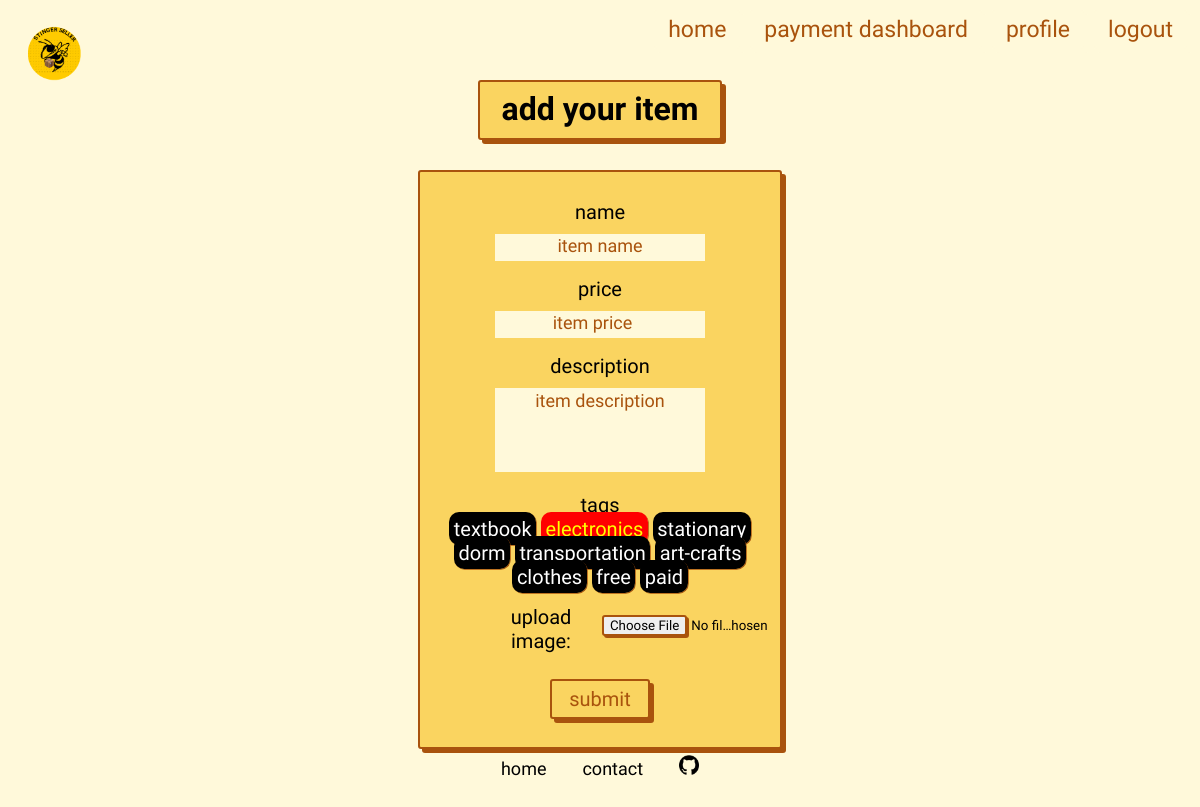
The page /add-item (signed in) on the database as committed earlier.
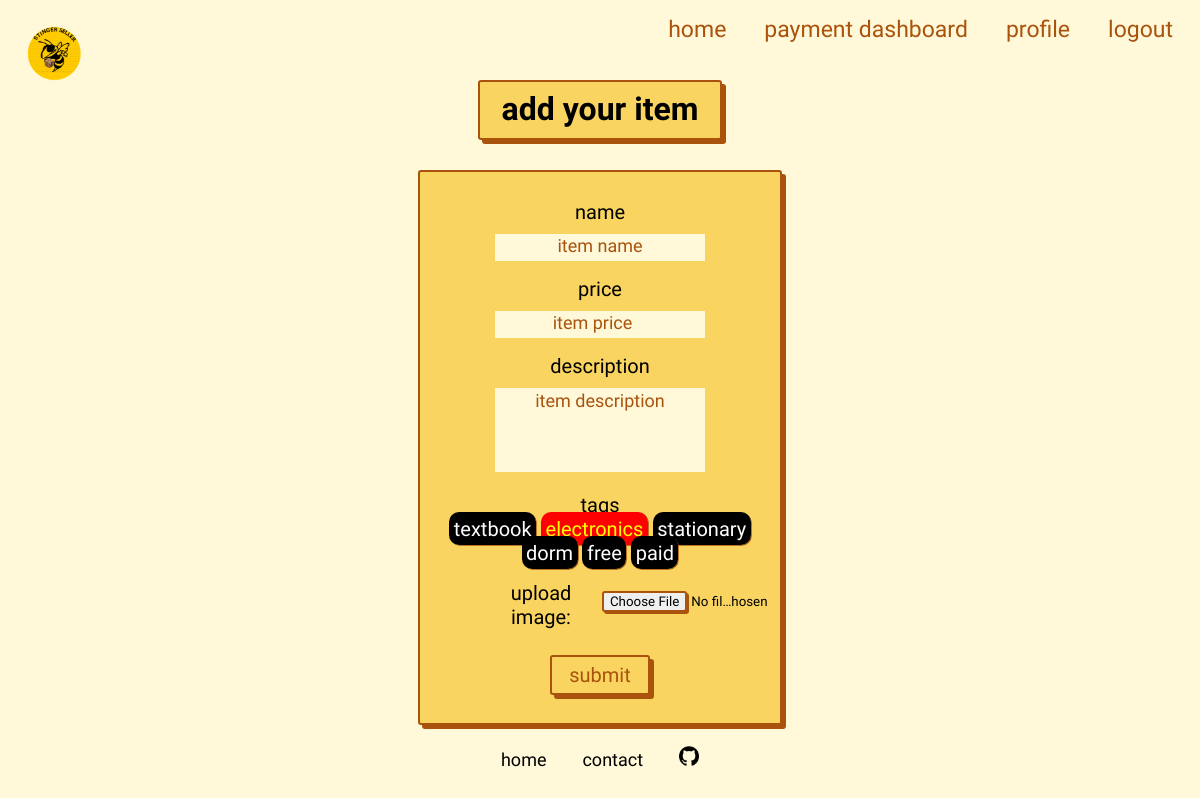
The same page on the database as committed later.
### tables this page shows
CREATE TABLE tag (
    id INTEGER PRIMARY KEY AUTOINCREMENT,
    name TEXT NOT NULL,
    background_color TEXT NOT NULL,
    text_color TEXT NOT NULL  
);

### app/__init__.py (the view, shortened to what this page needs)
    @app.route('/add-item', methods=("GET", "POST"))
    def add_item():
        g.users = users
        if "token" not in request.cookies or request.cookies["token"] not in users:
            return redirect(url_for("login"))
        database = db.get_db()
        tags = database.execute("SELECT id, name, background_color, text_color FROM tag").fetchall()
        tags = [
            {
                "id": tag[0],
                "name": tag[1],
                "background_color": tag[2],
                "text_color": tag[3]
            } for tag in tags
        ]
        return render_template("add.html", tags=tags)

### app/db.py (called while the page is built)
def get_db():
    if 'db' not in g:
        g.db = sqlite3.connect(
            current_app.config['DATABASE'],
            detect_types=sqlite3.PARSE_DECLTYPES
        )
        g.db.row_factory = sqlite3.Row
    return g.db

### app/templates/add.html (shortened to what this page needs)
<!DOCTYPE html>
<html lang="en">
<head>
    <link rel="stylesheet" href="{{ url_for('static', filename= 'css/style.css') }}">
    <link rel="stylesheet" href="{{ url_for('static', filename= 'css/forms.css') }}">
</head>
<body>
    {% include 'nav.html' %}
   <h1>add your item</h1>
   <form method="post" action="" enctype="multipart/form-data">
    <div class="form-group">
        <label for="name">name</label><br>
        <input type="text" name="name"
               placeholder="item name" class="form-control"
               value="{{ request.form['name'] }}"></input>
    </div>
    <div class="form-group">
        <label for="price">price</label><br>
        <input type="number" name="price" min="0"
               max="100000" step="0.01"
               placeholder="item price" class="form-control"
               value="{{ request.form['price'] }}"></input>
    </div>
    <div class="form-group">
        <label for="description">description</label><br>
        <textarea name="description" placeholder="item description"
                  class="form-control">{{ request.form['description'] }}</textarea>
    </div>
    <div class="form-group tag-group">
        <label for="description">tags</label><br>
        {% for tag in tags %}
        <label class="tag-option">
            <span class="checkbox-text" style="background-color: {{ tag['background_color'] }}; color: {{ tag['text_color'] }};">{{ tag['name'] }}</span>
        </label>
        {% endfor %}
    </div>
    <div class="image-form-group">
        <label for="image">upload image:</label>
        <input type="file" name="image" id="image" accept="image/*">
    </div>
    <div class="form-group">
        <button type="submit" class="btn btn-primary">submit</button>
    </div>
</form>
{% include 'footer.html' %}
</body>
</html>

### app/templates/nav.html
<nav>
    <link rel="stylesheet" href="{{ url_for('static', filename= 'css/style.css') }}">
    <ul>
        <a href="{{url_for("index")}}"><li><img class="logo-top" id = "logo" src="{{ url_for('static', filename= 'images/logo.png') }}" alt="Logo"/></li></a>
        <div class="top-bar">
            <li><a href="/">home</a></li>
            {% if "token" in request.cookies and request.cookies["token"] in g.users %}
            <li><a href="{{url_for("go_to_dashboard")}}">payment dashboard</a></li>
            <li><a href="{{url_for("check_me")}}">profile</a></li>
            {% endif %}
            <li><a href="{{url_for("login")}}" >{{ "logout" if "token" in request.cookies and request.cookies["token"] in g.users else "login/register" }}</a></li>
        </div>
    </ul>
</nav>

### app/templates/footer.html
<footer>
    <link rel="stylesheet" href="{{ url_for('static', filename= 'css/style.css') }}">
    <div class="bottom-bar">
        <a href="/">home</a>
        <a href="contact">contact</a>
        <a href="https://github.com/mika-okamoto/Stinger-Seller"><img class="logo" alt = "github" height="20px" src="{{ url_for('static', filename= 'images/github.png') }}"></img></a>
    </div>
</footer>

### app/static/css/style.css (style rules this page uses)
:root { --site-title-text: 35px; --title-text: 23px; --body-text: 20px; --small-text: 18px; --font-color: #323232; --font-color-sub: #666; --bg-color: #fff9da; --main-color: #fad460; --main-focus: #a9530d; font-family: 'Nanum Pen Script', cursive; }
body { background-color: var(--bg-color); overflow: hidden; }
* { margin: auto; text-align: center; }
::placeholder { color: var(--main-focus); font-family: 'Nanum Pen Script', cursive; font-size: var(--small-text); }
nav ul { list-style-type: none; margin: 0; padding: 0; overflow: hidden; }
li { float: left; }
.top-bar { display: flex; flex-direction: row; max-height: 10vh; overflow: hidden; float: right; padding: 8px; }
.top-bar a { float: left; color: var(--main-focus); text-align: center; padding: 4px 12px; margin: 2px 5px 0 5px; text-decoration: none; font-size: var(--title-text); border: 2px solid var(--bg-color); border-radius: 3px; box-shadow: 4px 4px var(--bg-color); }
.logo-top { width: 15%; float: left; margin: 15px; }
.bottom-bar { width: 100%; position: absolute; bottom: 30px; justify-self: center; overflow: hidden; }
.bottom-bar a { color: black; text-align: center; padding: 5px 16px; text-decoration: none; font-size: var(--small-text); margin: auto; }
.checkbox-text { padding: 4.5px; border-radius: 10px; background-color: #aaa; color: #555; cursor: pointer; user-select: none; box-shadow: 0.75px 0.75px var(--main-focus); }

### app/static/css/forms.css (style rules this page uses)
h1 { position: relative; top: -50px; width: 20vw; height: 6vh; background-color: var(--main-color); margin: 20px auto; padding-top: 8px; border: 2px solid var(--main-focus); box-shadow: 4px 4px var(--main-focus); border-radius: 3px; }
form { position: relative; top: -40px; width: 30vw; height: auto; background-color: var(--main-color); margin: 20px auto; padding: 20px 0; border: 2px solid var(--main-focus); box-shadow: 4px 4px var(--main-focus); border-radius: 3px; font-size: var(--body-text); }
.form-group, .image-form-group { padding: 8px; font-size: var(--body-text); }
.btn { height: 40px; width: 100px; margin-top: 10px; background-color: var(--main-color); color: var(--main-focus); border: 2px solid var(--main-focus); border-radius: 3px; box-shadow: 4px 4px var(--main-focus); font-family: 'Nanum Pen Script', cursive; font-size: var(--body-text); }
input, textarea { width: 60%; margin-top: 10px; outline: none; background-color: var(--bg-color); border: none; }
input { height: 25px; }
textarea { height: 80px; resize: none; }
.checkbox-text, .checkbox-input, .tag-option { width: 50px; }
.image-form-group { display: flex; flex-direction: row; padding-left: 60px; justify-content: center; align-content: center; justify-items: center; align-items: center; margin: auto; }
#image { font-family: 'Nanum Pen Script', cursive; background-color: transparent; }

Rows that differ between the two databases and show on the page:
removed tag: name "transportation"
removed tag: name "art-crafts"
removed tag: name "clothes"
